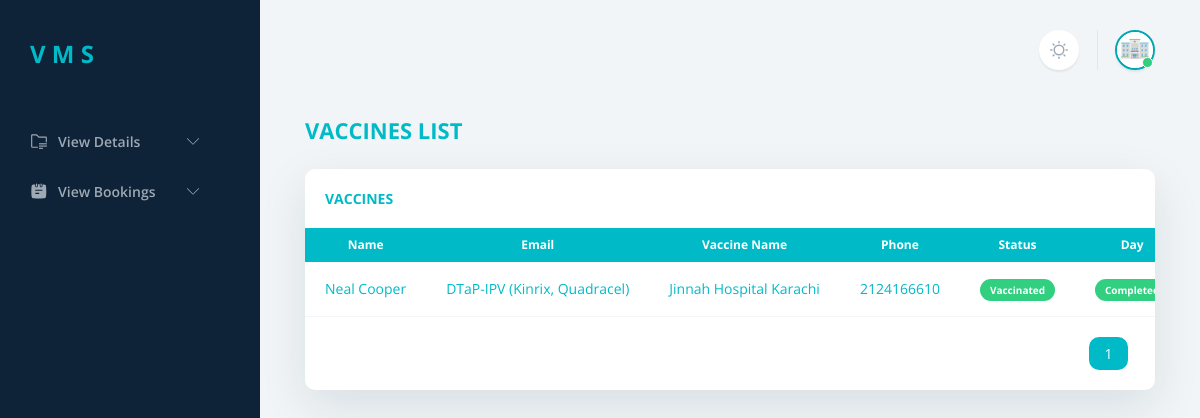
/public/view_vaccination_report.php (signed in), run on the app's committed database.
### tables this page shows
CREATE TABLE `appointment_table` (
  `appointment_id` int(11) NOT NULL,
  `vaccine_id` int(11) NOT NULL,
  `patient_id` int(11) NOT NULL,
  `patient_name` varchar(50) NOT NULL,
  `patient_email` varchar(50) NOT NULL,
  `patient_phone` varchar(11) NOT NULL,
  `hospital_id` int(11) NOT NULL,
  `days` text NOT NULL,
  `appointment_time` int(11) NOT NULL,
  `status_id` varchar(30) NOT NULL,
  `Token_num` int(11) NOT NULL,
  `Approve/Reject` int(11) NOT NULL
);

CREATE TABLE `list_of_vaccines` (
  `drug_id` int(11) NOT NULL,
  `drug_Name` varchar(100) NOT NULL,
  `drug_Type` varchar(100) NOT NULL,
  `drug_Availability` varchar(20) NOT NULL
);

CREATE TABLE `hospital` (
  `H_id` int(11) NOT NULL,
  `H_Name` varchar(50) NOT NULL,
  `H_Email` varchar(50) NOT NULL,
  `H_Password` varchar(255) NOT NULL,
  `H_Address` varchar(255) NOT NULL,
  `H_Tel` bigint(12) NOT NULL,
  `H_Role` int(1) NOT NULL DEFAULT 3
);

CREATE TABLE `status` (
  `status_id` int(11) NOT NULL,
  `status` varchar(50) NOT NULL
);

### public/view_vaccination_report.php (the view, shortened to what this page needs)
<?php
$page = "report";
include 'header.php';
?>
<head>
</head>
<body class="bg-light-green">
    <?php include './sidebar.php' ?>
    <main>
        <header class="container-fluid d-flex py-6 mb-4">
            <div class="d-flex align-items-center ms-auto me-n1 me-lg-n2">
                <?php include 'themeswitcher.php' ?>
                <?php include 'public_session.php' ?>
            </div>
        </header>
        <div class="container-fluid">
            <h1 class="h2 text-uppercase">
                Vaccines List
            </h1>
            <div class="row">
                <div class="col">
                    <div class="card border-0 flex-fill w-100 shadow-lg" id="users">
                        <div class="card-header border-0 card-header-space-between">
                            <h2 class="card-header-title h4 text-uppercase">
                                Vaccines
                            </h2>
                        </div>
                        <?php
                        $limit = 6;
                        if (!isset($_GET['page'])) {
                            $page = 1;
                        } else {
                            $page = $_GET['page'];
                        }
                        $offset = ($page - 1) * $limit;
                        $sql = "SELECT ap.patient_name, ap.patient_email, ap.patient_phone, da.D_days, ti.Time, st.status, ap.Token_num, lov.drug_Name , hos.H_Name, ap.patient_id
                        FROM `appointment_table` ap
                        INNER JOIN list_of_vaccines lov ON ap.vaccine_id = lov.drug_id
                        INNER JOIN hospital hos ON ap.hospital_id = hos.H_id
                        INNER JOIN status st ON ap.status_id = st.status_id
                        INNER JOIN days da ON ap.days = da.D_id
                        INNER JOIN time ti ON ap.appointment_time = ti.T_id
                        WHERE `status` = 'Vaccinated' AND patient_id = '" . $_SESSION["uid"] . "'
                        LIMIT {$offset},{$limit}";
                        ?>
                        <div class="table-responsive">
                            <table class="table align-middle table-edge table-hover table-nowrap mb-0 text-center">
                                <thead class="thead-light">
                                    <tr>
                                        <th>Name</th>
                                        <th>Email</th>
                                        <th>Vaccine Name</th>
                                        <th>Phone</th>
                                        <th>Status</th>
                                        <th>Day</th>
                                    </tr>
                                </thead>
                                <?php
                                $fetch = mysqli_query($conn, $sql);
                                foreach ($fetch as $row) {
                                ?>
                                    <tbody class="list">
                                        <tr>
                                            <td><?php echo $row['patient_name'] ?></td>
                                            <td><?php echo $row['drug_Name'] ?></td>
                                            <td><?php echo $row['H_Name'] ?></td>
                                            <td><?php echo $row['patient_phone'] ?></td>
                                            <td>
                                                <?php
                                                if ($row['status'] == 'Vaccinated') {
                                                ?>
                                                    <h6 class="text-light bg-success d-inline px-3 py-1 rounded-3"><?php echo $row['status'] ?></h6>
                                                <?php
                                                }
                                                ?>
                                            </td>
                                            <?php
                                            if ($row['status'] == 'Vaccinated') {
                                                echo '<td><h6 class="text-light bg-success d-inline px-3 py-1 rounded-3">Completed</h6></td>';
                                            }
                                            ?>
                                        </tr>
                                    </tbody>
                                <?php
                                }
                                ?>
                            </table>
                        </div>
                        <div class="card-footer">
                            <div class="d-flex justify-content-between align-items-center">
                                <ul class="pagination list-pagination mb-0">
                                    <?php
                                    $sql1 = "SELECT * FROM `appointment_table` ap
                                    INNER JOIN status st ON ap.status_id = st.status_id
                                    WHERE `status` = 'Vaccinated' AND patient_id = '" . $_SESSION["uid"] . "'";
                                    $result1 = mysqli_query($conn, $sql1) or die("Query Failed.");
                                    if (mysqli_num_rows($result1) > 0) {
                                        $total_records = mysqli_num_rows($result1);
                                        $total_page = ceil($total_records / $limit);
                                        $count = 4;
                                        $startPage = max(1, $page - $count);
                                        $endPage = min($total_page, $page + $count);
                                        echo '<ul class="pagination justify-content-center">';
                                        for ($i = $startPage; $i <= $endPage; $i++) {
                                            if ($i == $page) {
                                                $active = "active";
                                            } else {
                                                $active = "";
                                            }
                                            echo '<li class="page-item ' . $active . '"><a class="page-link border-0 rounded px-4 me-2" href="admin_vaccine.php?page=' . $i . '">' . $i . '</a></li>';
                                        }
                                        echo '</ul>';
                                    } else {
                                        echo '<h3 class="text-center h2">No Appointment Complete</h3>';
                                    }
                                    ?>
                                </ul>
                            </div>
                        </div>
                    </div>
                </div>
            </div>
        </div>
    </main>
</body>
</html>

### data on the page
appointment_table: patient_name "Neal Cooper", list_of_vaccines.drug_Name "DTaP-IPV (Kinrix, Quadracel)", hospital.H_Name "Jinnah Hospital Karachi", patient_phone "2124166610", status.status "Vaccinated"
